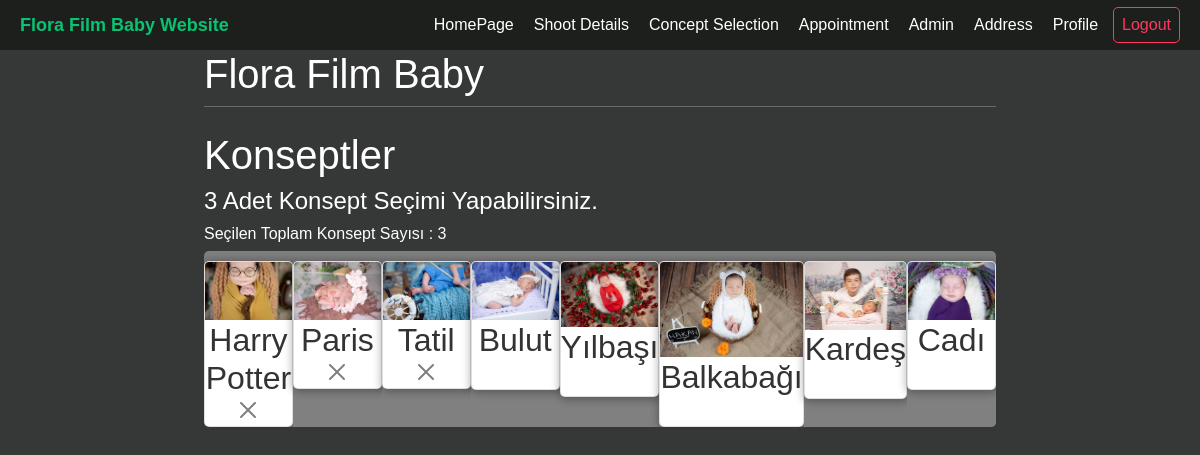
The app's page /photoshoot/concepts/ (signed in) with its own data.
### photoshoot/models.py (models this page shows, shortened)
class Photo_Concept(models.Model):
    concept_id = models.ForeignKey(Concept, on_delete=models.PROTECT)
    file_url = ResizedImageField(quality = 30, upload_to= 'images/')

class Concept(models.Model):
    type_id = models.ForeignKey(Shoot_Type, on_delete=models.PROTECT)
    name = models.CharField(max_length=250)
    is_active = models.BooleanField(default=True)

### photoshoot/views.py (the view)
# urls.py: path("photoshoot/concepts/", views.concept_photos, name="concept_photos"),
@login_required
def concept_photos(response):
    current_user = response.user
    item = Shoot_Plan.objects.filter(user_id=current_user)
    if not item.exists():
        return redirect('/photoshoot/')
    elif item.exists():
        concepts = Photo_Concept.objects.filter(concept_id__is_active=True, concept_id__type_id=item[0].shoot_type)
        num_concept = item[0].num_of_concept.number_of_selection
        concept_shoot_items = Shoot_Concept.objects.filter(shoot_id=item[0])
        if concept_shoot_items.exists():
            return render(response, "photoshoot/concepts.html", {'concept':concepts,'num_concept':num_concept,'selected_concepts':convert_concepts_to_list(concept_shoot_items)})
        return render(response, "photoshoot/concepts.html", {'concept':concepts,'num_concept':num_concept})
    return render(response, "photoshoot/concepts.html")

### photoshoot/views.py (called while the page is built)
def convert_concepts_to_list(queryset_obj):
    concepts_list=[]
    for x in queryset_obj:
        concepts_list.append(x.concept_id.id)
    return concepts_list

### photoshoot/templates/photoshoot/concepts.html (shortened to what this page needs)
{% extends 'homepage/base.html' %}
{% load crispy_forms_tags %}
{%block content%}
<h1> Konseptler </h1>
<h4 id ="definedcon"></h4>
<h6 id ="selectedcon"></h6>
<div class="slider-container">
    <div class="my-slider">
    {% for v in concept %}
        <div class="slider-item">
            <div class="card">
                <img src="{{v.file_url.url}}" alt="">
                <h2>{{v.concept_id.name}}</h2>
                <div class="btnconcept" id="{{v.concept_id.id}}">
                </div>
            </div>
        </div>
    {% endfor %}
    </div>
</div>
{%endblock%}
{% block script %}
{% load static %}
{%endblock%}

### homepage/templates/homepage/base.html (shortened to what this page needs)
<!doctype html>
<html>
    <head>
        {% load static %}
        <link href="https://cdn.jsdelivr.net/npm/bootstrap@5.1.3/dist/css/bootstrap.min.css" rel="stylesheet">
        <link rel="stylesheet" href="{% static 'css/calendar.css' %}">
        <link rel="stylesheet" href="https://cdnjs.cloudflare.com/ajax/libs/tiny-slider/2.9.4/tiny-slider.css">
    </head>
    <body>
          <header>
            <div id="brand"><a href="/home/">Flora Film Baby Website</a></div>
            <nav>
              <ul>
                <li><a href="/home/">HomePage</a></li>
                <li><a href="/photoshoot/">Shoot Details</a></li>
                <li><a href="/photoshoot/concepts/">Concept Selection</a></li>
                <li><a href="/appoinment/">Appointment</a></li>
                {% if user.is_admin %}
                <li><a href="/appoinment/admin/">Admin</a></li>
                {% endif %}
                {% if request.user.is_authenticated %}
                <li><a href="/profileaddress/">Address</a></li>
                <li><a href="/userprofile/">Profile</a></li>
                <li id="signup"><a href="/accounts/logout/">Logout</a></li>
                {% else %}
                <li id="login"><a href="/login/" >Login</a></li>
                <li id="signup"><a href="/register/">Register</a></li>
                {% endif %}
              </ul>
            </nav>
        </header>
        <div id="content", name="content" class="main">
            <div class="row justify-content-center">
                <div class="col-8">
                    <h1 class="m2-2">Flora Film Baby</h1>
                    <hr class="mt-0 mb-4">
                        {% block content%}
                        {% endblock %}
                </div>
            </div>
        </div>
    </body>
</html>

### statics/css/calendar.css (style rules this page uses)
* { padding: 0; margin: 0; box-sizing: border-box; }
html { overflow-x: hidden; }
body { background-color: #353836; color: white; font-family: "Poppins", sans-serif; max-width: 100vw; overflow-x: hidden; position: relative; }
header a { text-decoration: none; }
header { padding: 0 20px; background-color: #1d1f1d; height: 50px; display: flex; justify-content: space-between; }
#brand { font-weight: bold; font-size: 18px; display: flex; align-items: center; }
#brand a { color: #09c372; }
ul { list-style: none; height: 100%; display: flex; align-items: center; justify-content: space-around; }
ul a { color: white; }
ul li { padding: 5px; margin-left: 10px; }
#login, #signup { border-radius: 5px; padding: 5px 8px; }
#signup { border: 1px solid #ff3860; }
#signup a { color: #ff3860; }

### photoshoot/templates/photoshoot/concepts.html (style rules this page uses)
.slider-container { padding: 0 0; background: grey; margin: 0 0 0 0; overflow: hidden; border-radius: 5px; position: relative; }
.slider-container:before { position: absolute; left: 0; top: 0; color: blue; }
img { display: inline-block; vertical-align: top; max-width: 100%; }
.my-slider { display: flex; position: relative; margin-top: 10px; }
.slider-item { background: grey; padding: 0 0; position: relative; }
.card { text-align: center; margin: 0 auto; max-width: 200px; color: #333; background: white; border-radius: 5px; padding-bottom: 0.05rem; font-family: sans-serif; overflow: hidden; box-shadow: 1px 1px 8px 2px rgba(0, 0, 0, 0.3); position: relative; }
.card img { margin-bottom: 0.05rem; }
.card h2 { margin: 0 0 0.05rem; }

### records on screen
Photo_Concept: file_url (picture), concept_id.name "Harry Potter"
Photo_Concept: file_url (picture), concept_id.name "Paris"
Photo_Concept: file_url (picture), concept_id.name "Tatil"
Photo_Concept: file_url (picture), concept_id.name "Bulut"
Photo_Concept: file_url (picture), concept_id.name "Yılbaşı"
Photo_Concept: file_url (picture), concept_id.name "Balkabağı"
Photo_Concept: file_url (picture), concept_id.name "Kardeş"
Photo_Concept: file_url (picture), concept_id.name "Cadı"
